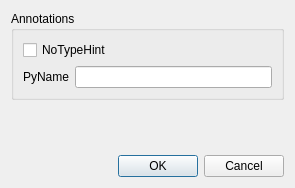
<?xml version="1.0" encoding="UTF-8"?>
<ui version="4.0">
 <class>EnumValuePropertiesBase</class>
 <widget class="QDialog" name="EnumValuePropertiesBase">
  <property name="geometry">
   <rect>
    <x>0</x>
    <y>0</y>
    <width>295</width>
    <height>188</height>
   </rect>
  </property>
  <property name="windowTitle">
   <string>Enum Member Properties</string>
  </property>
  <layout class="QVBoxLayout" name="verticalLayout_2">
   <item>
    <widget class="QGroupBox" name="groupBox">
     <property name="title">
      <string>Annotations</string>
     </property>
     <layout class="QVBoxLayout" name="verticalLayout">
      <item>
       <widget class="QCheckBox" name="noTypeHintCb">
        <property name="text">
         <string>NoTypeHint</string>
        </property>
       </widget>
      </item>
      <item>
       <layout class="QFormLayout" name="formLayout">
        <item row="0" column="0">
         <widget class="QLabel" name="label">
          <property name="text">
           <string>PyName</string>
          </property>
         </widget>
        </item>
        <item row="0" column="1">
         <widget class="QLineEdit" name="pyName"/>
        </item>
       </layout>
      </item>
     </layout>
    </widget>
   </item>
   <item>
    <spacer name="verticalSpacer">
     <property name="orientation">
      <enum>Qt::Vertical</enum>
     </property>
     <property name="sizeHint" stdset="0">
      <size>
       <width>20</width>
       <height>3</height>
      </size>
     </property>
    </spacer>
   </item>
   <item>
    <widget class="QDialogButtonBox" name="buttonBox">
     <property name="orientation">
      <enum>Qt::Horizontal</enum>
     </property>
     <property name="standardButtons">
      <set>QDialogButtonBox::Cancel|QDialogButtonBox::Ok</set>
     </property>
    </widget>
   </item>
  </layout>
 </widget>
 <tabstops>
  <tabstop>noTypeHintCb</tabstop>
  <tabstop>pyName</tabstop>
  <tabstop>buttonBox</tabstop>
 </tabstops>
 <resources/>
 <connections>
  <connection>
   <sender>buttonBox</sender>
   <signal>accepted()</signal>
   <receiver>EnumValuePropertiesBase</receiver>
   <slot>accept()</slot>
   <hints>
    <hint type="sourcelabel">
     <x>248</x>
     <y>254</y>
    </hint>
    <hint type="destinationlabel">
     <x>157</x>
     <y>274</y>
    </hint>
   </hints>
  </connection>
  <connection>
   <sender>buttonBox</sender>
   <signal>rejected()</signal>
   <receiver>EnumValuePropertiesBase</receiver>
   <slot>reject()</slot>
   <hints>
    <hint type="sourcelabel">
     <x>316</x>
     <y>260</y>
    </hint>
    <hint type="destinationlabel">
     <x>286</x>
     <y>274</y>
    </hint>
   </hints>
  </connection>
 </connections>
</ui>
